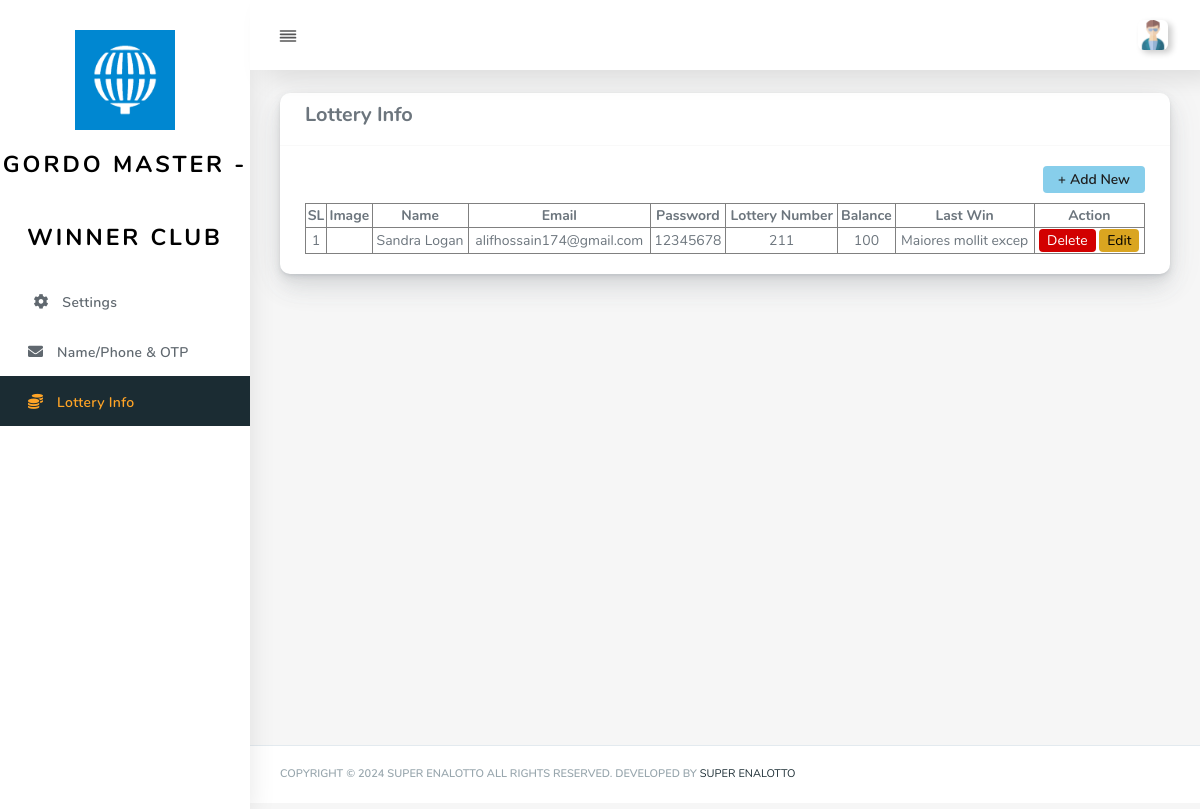
/lottery_info.php (signed in), run on an earlier commit of the app's database.
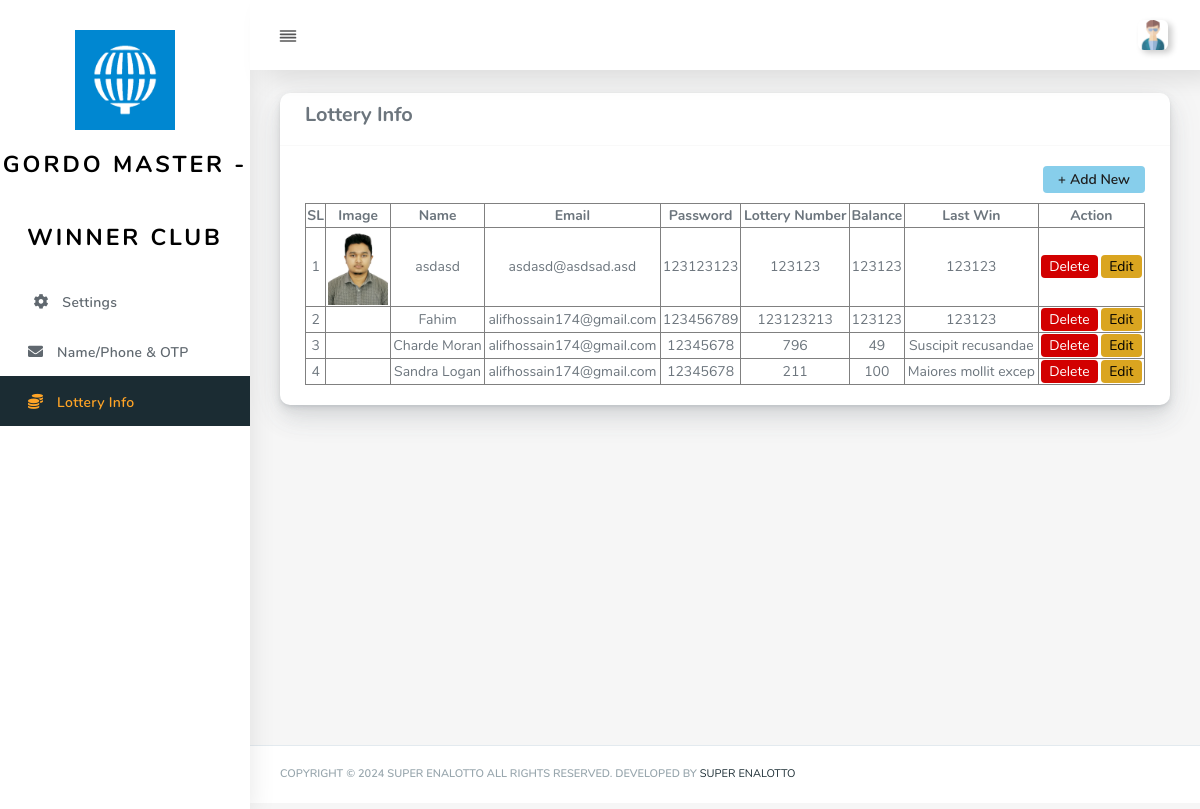
And on a later commit of the database.
### tables this page shows
CREATE TABLE `tbl_settings` (
  `id` int(11) NOT NULL,
  `app_name` varchar(255) NOT NULL,
  `name` varchar(255) NOT NULL,
  `time_limit` varchar(255) DEFAULT NULL,
  `access` tinyint(4) NOT NULL DEFAULT 0,
  `comprobar_status` tinyint(4) NOT NULL DEFAULT 1,
  `lottery_image` varchar(255) DEFAULT NULL,
  `username` varchar(255) NOT NULL,
  `password` varchar(255) NOT NULL,
  `api_key` varchar(255) NOT NULL,
  `app_logo` text NOT NULL,
  `fcm_server_key` varchar(355) NOT NULL,
  `user_otp` varchar(5000) DEFAULT NULL,
  `header_title` varchar(6000) DEFAULT NULL,
  `variable_link` varchar(5000) DEFAULT NULL,
  `variable_image` text NOT NULL
);

CREATE TABLE `lottery_info` (
  `id` bigint(20) NOT NULL,
  `image` varchar(255) DEFAULT NULL,
  `name` varchar(255) DEFAULT NULL,
  `email` varchar(255) DEFAULT NULL,
  `password` varchar(255) DEFAULT NULL,
  `lottery_number` varchar(255) DEFAULT NULL,
  `balance` double DEFAULT NULL,
  `last_win` varchar(255) DEFAULT NULL,
  `comprobar_status` tinyint(4) NOT NULL DEFAULT 0,
  `attempts` double NOT NULL DEFAULT 0
);

### includes/data.php (called while the page is built, shortened)
<?php
function qSELECT($query, $object = NULL){
	global $mysqli;
	$result = mysqli_query($mysqli, $query);
	$return = [];
	if($result){
		$num = mysqli_num_rows($result);
		for ($i=0; $i<$num; $i++){
			if(!is_null($object)){
				$row = mysqli_fetch_object($result);
			}else{
				$row = mysqli_fetch_array($result);
			}
			$return[$i]=$row;
		}
	}
	return $return;
}
function getById($table, $id){
	$query = "SELECT * FROM ".$table." WHERE id=".$id." ";
	$result = qSELECT($query);
	if($result) return $result[0];
	else return $result;
}
?>

### lottery_info.php (the view, shortened to what this page needs)
<?php
    include "includes/header.php";
    include "includes/connection.php";
?>
<div class="main-content">
    <section class="section">
        <div class="section-body">
            <div class="row">
                <div class="col-lg-12">
                    <div class="card">
                        <div class="card-header">
                            <h5>Lottery Info</h5>
                        </div>
                        <div class="card-body">
                            <div style="text-align: right">
                                <a href="javascript:void(0)" id="showForm" class="add_new_btn">+ Add New</a>
                            </div>
                            <?php
                                $qry = "SELECT * FROM `lottery_info` ORDER BY id DESC";
                                $result = mysqli_query($mysqli, $qry);
                            ?>
                            <table style="width: 100%;" border="1" cellpadding="1">
                                <thead>
                                    <tr>
                                        <th style="text-align:center">SL</th>
                                        <th style="text-align:center">Image</th>
                                        <th style="text-align:center">Name</th>
                                        <th style="text-align:center">Email</th>
                                        <th style="text-align:center">Password</th>
                                        <th style="text-align:center">Lottery Number</th>
                                        <th style="text-align:center">Balance</th>
                                        <th style="text-align:center">Last Win</th>
                                        <th style="text-align:center">Action</th>
                                    </tr>
                                </thead>
                                <tbody>
                                    <?php
                                    if(mysqli_num_rows($result) > 0) {
                                        $sl = 1;
                                        while($row = mysqli_fetch_assoc($result)) {
                                    ?>
                                    <tr>
                                        <td style="text-align:center"><?= $sl++; ?></td>
                                        <td style="text-align:center">
                                            <?php if($row['image']){ ?>
                                            <img style="width: 60px; object-fit: cover;" src="images/<?php echo $row['image'];?>" alt="">
                                            <?php } ?>
                                        </td>
                                        <td style="text-align:center"><?= htmlspecialchars($row['name']); ?></td>
                                        <td style="text-align:center"><?= htmlspecialchars($row['email']); ?></td>
                                        <td style="text-align:center"><?= htmlspecialchars($row['password']); ?></td>
                                        <td style="text-align:center"><?= htmlspecialchars($row['lottery_number']); ?></td>
                                        <td style="text-align:center"><?= htmlspecialchars($row['balance']); ?></td>
                                        <td style="text-align:center"><?= htmlspecialchars($row['last_win']); ?></td>
                                        <td style="text-align:center">
                                            <a href="?delete_id=<?= $row['id']; ?>" class="delete_btn" onclick="return confirm('Are you sure you want to delete this record?');">Delete</a>
                                            <a href="javascript:void(0)" class="editBtn" data-id="<?= $row['id']; ?>" data-name="<?= htmlspecialchars($row['name']); ?>" data-email="<?= htmlspecialchars($row['email']); ?>" data-password="<?= htmlspecialchars($row['password']); ?>" data-lottery_number="<?= htmlspecialchars($row['lottery_number']); ?>" data-balance="<?= htmlspecialchars($row['balance']); ?>" data-last_win="<?= htmlspecialchars($row['last_win']); ?>" data-comprobar_status="<?= $row['comprobar_status']; ?>">Edit</a>
                                        </td>
                                    </tr>
                                    <?php
                                        }
                                    } else {
                                        echo "<tr><td colspan='7' style='text-align:center'>No records found</td></tr>";
                                    }
                                    ?>
                                </tbody>
                            </table>
                        </div>
                    </div>
                </div>
            </div>
    </section>
</div>
<?php include "includes/footer.php";?>

### includes/header.php (shortened to what this page needs)
<?php
    include("includes/connection.php");
	$currentURL = $_SERVER["SCRIPT_NAME"];
    $parts = Explode('/', $currentURL);
    $currentURL = $parts[count($parts) - 1];
    include("includes/data.php");
    $settings = getById("tbl_settings","1");?>
<!DOCTYPE html>
<html lang="en">
<head>
  <link rel="stylesheet" href="assets/css/app.min.css">
  <link rel="stylesheet" href="assets/bundles/datatables/datatables.min.css">
  <link rel="stylesheet" href="assets/bundles/datatables/DataTables-1.10.16/css/dataTables.bootstrap4.min.css">
  <link rel="stylesheet" href="assets/bundles/bootstrap-daterangepicker/daterangepicker.css">
  <link rel="stylesheet" href="assets/bundles/bootstrap-colorpicker/dist/css/bootstrap-colorpicker.min.css">
  <link rel="stylesheet" href="assets/bundles/select2/dist/css/select2.min.css">
  <link rel="stylesheet" href="assets/bundles/jquery-selectric/selectric.css">
  <link rel="stylesheet" href="assets/bundles/bootstrap-timepicker/css/bootstrap-timepicker.min.css">
  <link rel="stylesheet" href="assets/bundles/bootstrap-tagsinput/dist/bootstrap-tagsinput.css">
  <link rel="stylesheet" href="assets/bundles/summernote/summernote-bs4.css">
  <link rel="stylesheet" href="assets/bundles/codemirror/lib/codemirror.css">
  <link rel="stylesheet" href="assets/bundles/codemirror/theme/duotone-dark.css">
  <link rel="stylesheet" href="assets/bundles/chocolat/dist/css/chocolat.css">
  <link rel="stylesheet" href="assets/bundles/pretty-checkbox/pretty-checkbox.min.css">
  <link rel="stylesheet" href="assets/css/style.css">
  <link rel="stylesheet" href="assets/css/components.css">
  <link rel="stylesheet" href="assets/css/custom.css">
</head>
<body>
  <div id="app">
    <div class="main-wrapper main-wrapper-1">
      <div class="navbar-bg"></div>
      <nav class="navbar navbar-expand-lg main-navbar sticky">
        <div class="form-inline mr-auto">
          <ul class="navbar-nav mr-3">
            <li><a href="#settings" data-toggle="sidebar" class="nav-link nav-link-lg
									collapse-btn"> <i data-feather="align-justify"></i></a></li>
          </ul>
        </div>
        <ul class="navbar-nav navbar-right">
          <li class="dropdown"><a href="#settings" data-toggle="dropdown"
              class="nav-link dropdown-toggle nav-link-lg nav-link-user"> <img alt="image" src="assets/img/user2.png"
                class="user-img-radious-style"> <span class="d-sm-none d-lg-inline-block"></span></a>
          </li>
        </ul>
      </nav>
      <div class="main-sidebar sidebar-style-2">
        <aside id="sidebar-wrapper">
          <div class="sidebar-brand">
            <a href="settings.php">
              <img alt="image" src="images/<?php echo $settings['app_logo']?>" class="header-logo" />
              <br>
              <span class="logo-name.php"><?php echo $settings['app_name']?></span>
            </a>
          </div>
          <ul class="sidebar-menu">
            <li <?php if($currentURL=="settings.php"){?>class="active" <?php }?>> <a href="settings.php"
                class="nav-link"><i class="fa fa-cog" aria-hidden="true"></i><span>Settings</span></a>
            </li>
            <li <?php if($currentURL=="home.php"){?>class="active" <?php }?>> <a href="home.php" class="nav-link"><i
                  class="fas fa-envelope" aria-hidden="true"></i><span>Name/Phone & OTP</span></a>
            </li>
            <li <?php if($currentURL=="lottery_info.php"){?>class="active" <?php }?>> <a href="lottery_info.php" class="nav-link"><i
                  class="fas fa-coins" aria-hidden="true"></i><span>Lottery Info</span></a>
            </li>
          </ul>
        </aside>
      </div>

### includes/footer.php (shortened to what this page needs)
		</div>
<footer class="main-footer">
      <div class="footer-left">
        Copyright © <?php echo date('Y');?> Super Enalotto All Rights Reserved. Developed By <a href="#" target="_blank">Super Enalotto</a>
      </div>
    </footer>
	</body>
	</html>

### lottery_info.php (style rules this page uses)
.add_new_btn { display: inline-block; padding: 3px 15px; background: skyblue; border-radius: 4px; margin-bottom: 10px; color: #1e1e1e !important; font-weight: 600 !important; }
a.delete_btn { display: inline-block; background: #d20000; color: white; padding: 1px 8px; border-radius: 4px; }
a.editBtn { display: inline-block; padding: 1px 8px; background: goldenrod; color: black; border-radius: 4px; }

What changed in the data, as far as the page shows it:
added lottery_info: image (picture), name "asdasd", email "asdasd@asdsad.asd", password "123123123", lottery_number "123123", balance "123123", last_win "123123"
added lottery_info: name "Fahim", email "alifhossain174@gmail.com", password "123456789", lottery_number "123123213", balance "123123", last_win "123123"
added lottery_info: name "Charde Moran", email "alifhossain174@gmail.com", password "12345678", lottery_number "796", balance "49", last_win "Suscipit recusandae"
